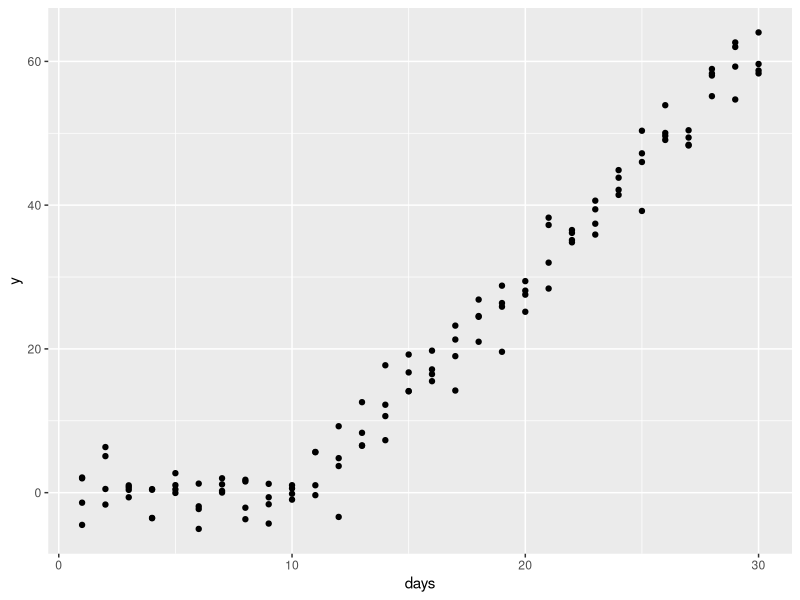
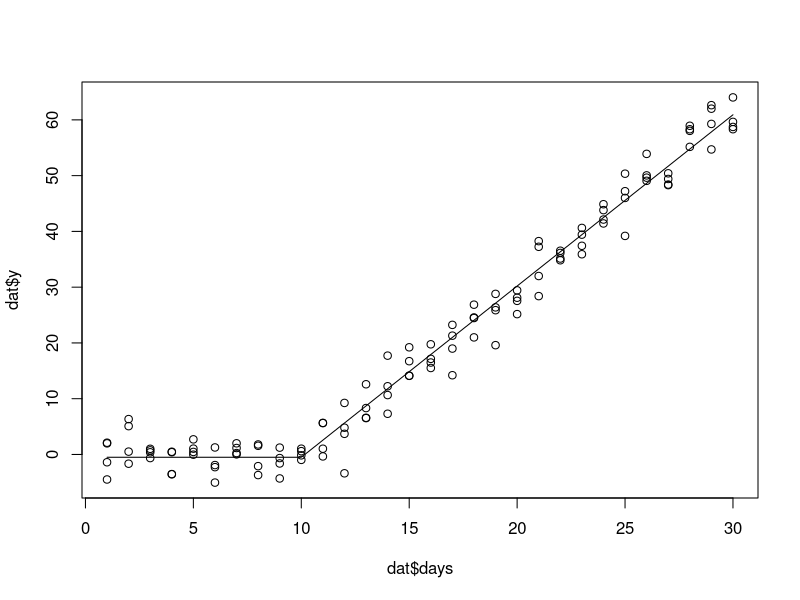

Write the R code that produced these figures, in order.
## ---- chunk 1
knitr::opts_chunk$set(echo = TRUE)
library(tidyverse)
## ---- chunk 2
days <- 1:30
bp <- 10 # Breakpoint
n <- 4 # number of measurements
beta <- 3 # estimated slope of change at bp
sigma <- 3 # estimated residual error

# True model
tm <- Vectorize(function(days, bp, beta, n, sigma) {
  if (days < 10) {
    return(rnorm(n, mean = 0, sd = sigma))
  }
  else if (days >= 10) {
    return(rnorm(n, mean = (days - bp)*beta, sd = sigma))
  }
}, "days")

dat_sim <- tm(1:30, bp, beta, n, sigma)
## ---- chunk 3
dat <- data.frame(days = rep(days, each = n),
                  y = c(dat_sim)) # stack all columns of matrix into vector

dat %>% ggplot(aes(days, y)) +
  geom_point()
## ---- chunk 4
mod <- nls(y ~ ifelse(days < 10, constant, (days - 10) *beta + constant),
    data = dat,
    start = c(constant = 0, beta = 3))

summary
plot(dat$days, dat$y)
curve(predict(mod, newdata = data.frame(days = x)), add = TRUE)
